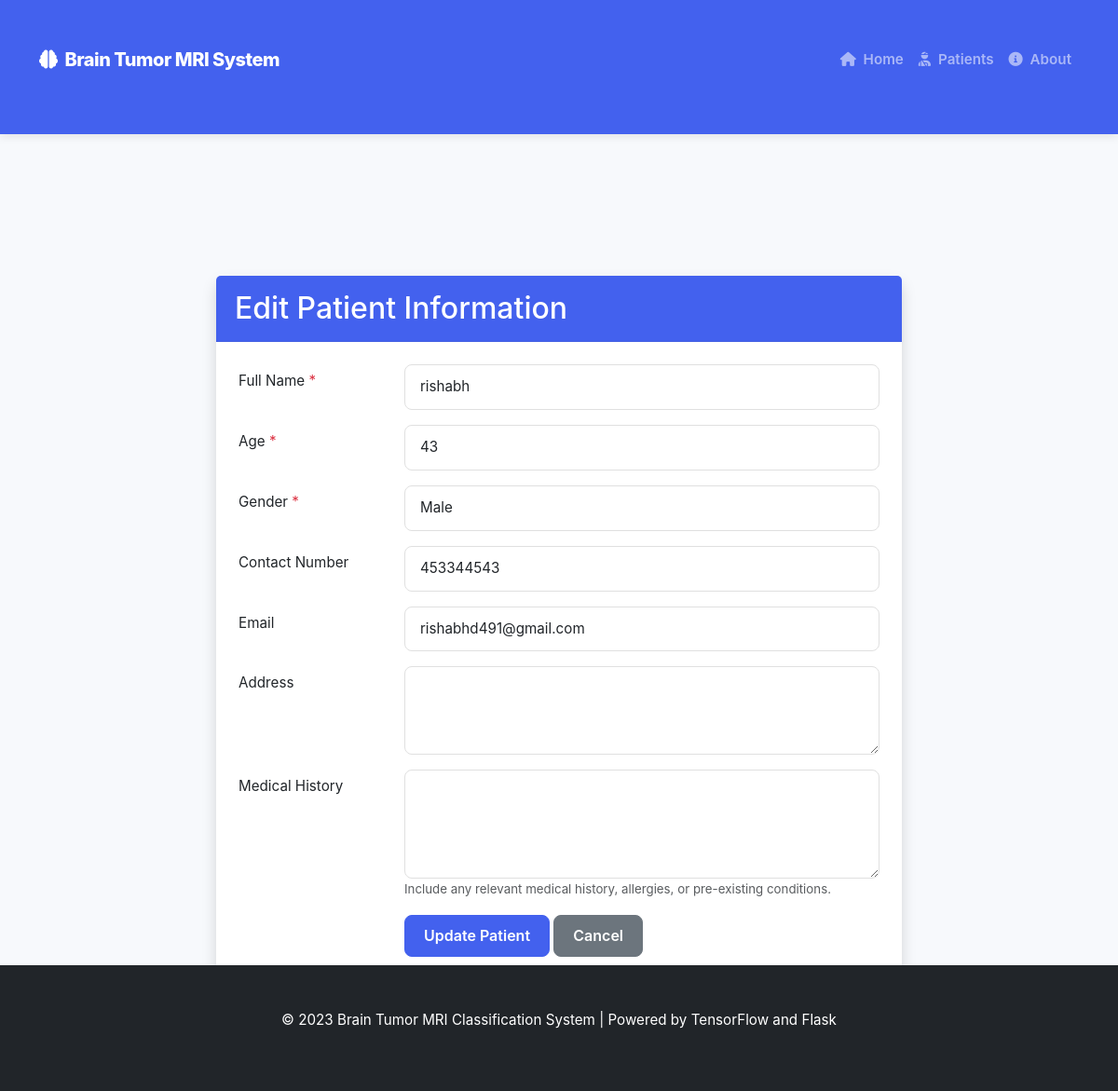
The app's page /patients/18/edit with its own data.
### tables this page shows
CREATE TABLE patients (
            id INTEGER PRIMARY KEY AUTOINCREMENT,
            name TEXT NOT NULL,
            age INTEGER NOT NULL,
            gender TEXT NOT NULL,
            contact TEXT,
            email TEXT,
            address TEXT,
            medical_history TEXT,
            created_at TIMESTAMP DEFAULT CURRENT_TIMESTAMP
        );

### app.py (the view)
@app.route('/patients/<int:patient_id>/edit', methods=['GET', 'POST'])
def edit_patient(patient_id):
    if not patient_module_loaded:
        flash("Patient management functionality is not available.")
        return redirect(url_for('index'))
    patient = get_patient(patient_id)
    if not patient:
        flash("Patient not found.")
        return redirect(url_for('patients'))
    if request.method == 'POST':
        flash("Patient information updated.")
        return redirect(url_for('patient_detail', patient_id=patient_id))
    return render_template('patient_form.html', patient=patient)

### app.py (called while the page is built)
@app.context_processor
def utility_functions():
    def path_exists(path):
        return os.path.exists(path)
    return dict(path_exists=path_exists)

### app/models/patient.py (called while the page is built)
def get_patient(patient_id):
    conn = None
    try:
        conn = sqlite3.connect(DB_PATH)
        conn.row_factory = sqlite3.Row
        cursor = conn.cursor()
        cursor.execute('SELECT * FROM patients WHERE id = ?', (patient_id,))
        patient = cursor.fetchone()
        if patient:
            return dict(patient)
        return None
    except Exception as e:
        logger.error(f"Error retrieving patient {patient_id}: {e}")
        return None
    finally:
        if conn:
            conn.close()

### app/templates/patient_form.html (shortened to what this page needs)
{% extends "layout.html" %}
{% block content %}
<div class="container">
    <div class="row justify-content-center">
        <div class="col-md-8">
            <div class="card shadow">
                <div class="card-header bg-primary text-white">
                    <h2 class="card-title mb-0">
                        {% if patient %}
                        Edit Patient Information
                        {% else %}
                        New Patient Registration
                        {% endif %}
                    </h2>
                </div>
                <div class="card-body">
                    <form method="POST" action="{{ url_for('register_patient') }}" class="needs-validation" novalidate>
                        <div class="form-group row mb-3">
                            <label for="name" class="col-sm-3 col-form-label">Full Name <span class="text-danger">*</span></label>
                            <div class="col-sm-9">
                                <input type="text" class="form-control" id="name" name="name"
                                       value="{{ patient.name if patient else '' }}" required>
                            </div>
                        </div>
                        <div class="form-group row mb-3">
                            <label for="age" class="col-sm-3 col-form-label">Age <span class="text-danger">*</span></label>
                            <div class="col-sm-9">
                                <input type="number" class="form-control" id="age" name="age" min="0" max="120"
                                       value="{{ patient.age if patient else '' }}" required>
                            </div>
                        </div>
                        <div class="form-group row mb-3">
                            <label for="gender" class="col-sm-3 col-form-label">Gender <span class="text-danger">*</span></label>
                            <div class="col-sm-9">
                                <select class="form-control" id="gender" name="gender" required>
                                    <option value="Male" {% if patient and patient.gender == 'Male' %}selected{% endif %}>Male</option>
                                </select>
                            </div>
                        </div>
                        <div class="form-group row mb-3">
                            <label for="contact" class="col-sm-3 col-form-label">Contact Number</label>
                            <div class="col-sm-9">
                                <input type="tel" class="form-control" id="contact" name="contact"
                                       value="{{ patient.contact if patient else '' }}">
                            </div>
                        </div>
                        <div class="form-group row mb-3">
                            <label for="email" class="col-sm-3 col-form-label">Email</label>
                            <div class="col-sm-9">
                                <input type="email" class="form-control" id="email" name="email"
                                       value="{{ patient.email if patient else '' }}">
                            </div>
                        </div>
                        <div class="form-group row mb-3">
                            <label for="address" class="col-sm-3 col-form-label">Address</label>
                            <div class="col-sm-9">
                                <textarea class="form-control" id="address" name="address" rows="3">{{ patient.address if patient else '' }}</textarea>
                            </div>
                        </div>
                        <div class="form-group row mb-3">
                            <label for="medical_history" class="col-sm-3 col-form-label">Medical History</label>
                            <div class="col-sm-9">
                                <textarea class="form-control" id="medical_history" name="medical_history" rows="4">{{ patient.medical_history if patient else '' }}</textarea>
                                <small class="form-text text-muted">
                                    Include any relevant medical history, allergies, or pre-existing conditions.
                                </small>
                            </div>
                        </div>
                        <div class="form-group row">
                            <div class="col-sm-9 offset-sm-3">
                                <button type="submit" class="btn btn-primary">
                                    {% if patient %}Update{% else %}Register{% endif %} Patient
                                </button>
                                <a href="{{ url_for('patients') }}" class="btn btn-secondary">Cancel</a>
                            </div>
                        </div>
                    </form>
                </div>
            </div>
        </div>
    </div>
</div>
{% endblock %}

### app/static/css/style.css (style rules this page uses)
:root { --primary-color: #4361ee; --secondary-color: #3f37c9; --success-color: #4cc9f0; --danger-color: #f72585; --warning-color: #ffbe0b; --info-color: #4895ef; --light-color: #f8f9fa; --dark-color: #212529; --border-radius: 0.5rem; --box-shadow: 0 0.5rem 1rem rgba(0, 0, 0, 0.15); }
body { font-family: 'Nunito', -apple-system, BlinkMacSystemFont, 'Segoe UI', Roboto, 'Helvetica Neue', Arial, sans-serif; background-color: #f7f9fc; color: #444; font-size: 0.95rem; }
.card { border: none; box-shadow: 0 2px 6px rgba(0, 0, 0, 0.08); border-radius: var(--border-radius); margin-bottom: 1.5rem; transition: all 0.2s ease; }
.card-header { padding: 1rem 1.25rem; border-bottom: 1px solid rgba(0, 0, 0, 0.05); font-weight: 600; }
.card-body { padding: 1.5rem; }
.container { padding-top: 2rem; padding-bottom: 3rem; }
.form-control { border-radius: var(--border-radius); padding: 0.75rem 1rem; border: 1px solid #e0e0e0; font-size: 0.95rem; }
.btn { font-weight: 600; padding: 0.6rem 1.25rem; border-radius: var(--border-radius); transition: all 0.2s; }
.btn-primary { background-color: var(--primary-color); border-color: var(--primary-color); }
.bg-primary { background-color: var(--primary-color) !important; }

### records on screen
patients: name "rishabh", age "43", gender "Male", contact "453344543", email "rishabhd491@gmail.com"
